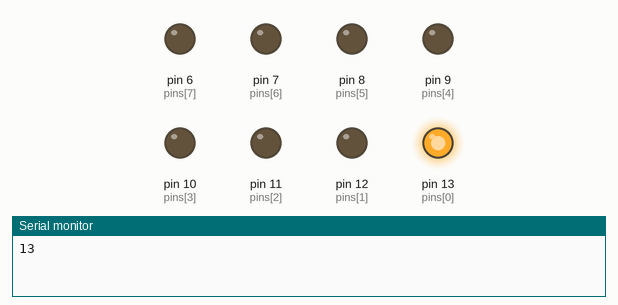
This sketch was run on a simulated Arduino Uno, built with avr-gcc and run on an emulated ATmega328P. Shown: output pins drawn as LEDs (lit = HIGH), the last lines printed to the serial monitor.

Above: at 0.2 s.
At 0.7 s:
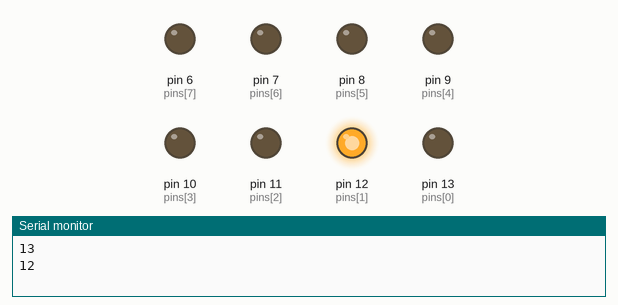
At 2.2 s:
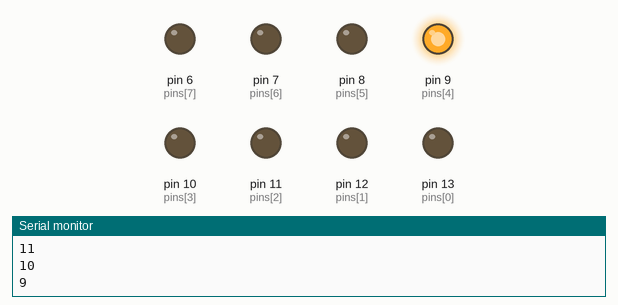
At 4.0 s:
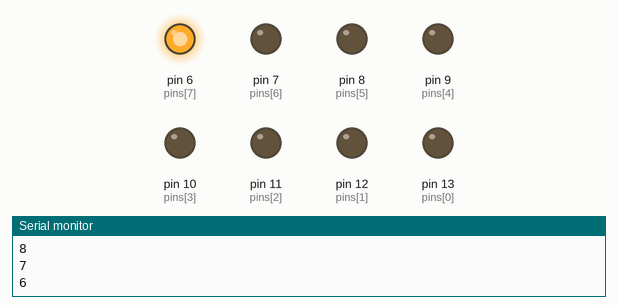
At 6.7 s:
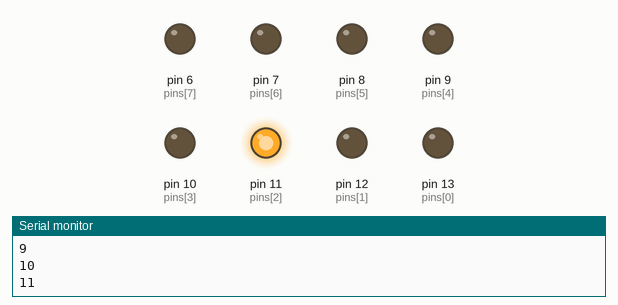
At 9.7 s:
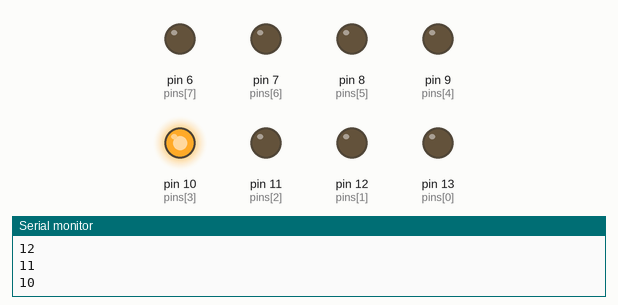
Timing chart, 0 to 10.4 s (numbered marks = the images above):
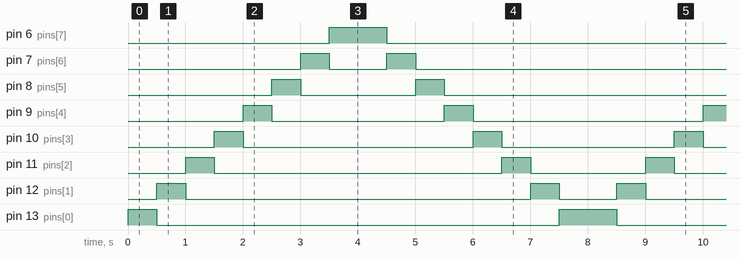

Measured:
- by itself, pin 6 (pins[7]): alternates HIGH for 1.0 s and LOW for 7.0 s
- by itself, pin 7 (pins[6]): repeats every 8.0 s: LOW 1.0 s, HIGH 0.50 s, LOW 6.0 s, HIGH 0.50 s
- by itself, pin 8 (pins[5]): repeats every 8.0 s: LOW 2.0 s, HIGH 0.50 s, LOW 5.0 s, HIGH 0.50 s
- by itself, pin 9 (pins[4]): repeats every 8.0 s: LOW 3.0 s, HIGH 0.50 s, LOW 4.0 s, HIGH 0.50 s
- by itself, pin 10 (pins[3]): repeats every 8.0 s: LOW 4.0 s, HIGH 0.50 s, LOW 3.0 s, HIGH 0.50 s
- by itself, pin 11 (pins[2]): repeats every 8.0 s: LOW 5.0 s, HIGH 0.50 s, LOW 2.0 s, HIGH 0.50 s
- by itself, pin 12 (pins[1]): repeats every 8.0 s: LOW 6.0 s, HIGH 0.50 s, LOW 1.0 s, HIGH 0.50 s
- by itself, pin 13 (pins[0]): repeats every 8.0 s: LOW 7.0 s, HIGH 1.0 s

The sketch:

LED_ChaseLights.ino
```cpp
//LED Chase Light
// by PiyerX
int counts=8;
int pins[]={13,12,11,10,9,8,7,6};

void setup() {
    Serial.begin(9600);
    for(int i=0;i<counts;i=i+1)
    {
        pinMode(pins[i],OUTPUT);
    }
}

void loop() {
for(int j=0;j<counts;j++)
    {
        Serial.println(pins[j]);
        digitalWrite(pins[j],HIGH);
        delay(500);
        digitalWrite(pins[j],LOW);
    }
    for(int j=counts-1;j>=0;j--)
    {
        Serial.println(pins[j]);
        digitalWrite(pins[j],HIGH);
        delay(500);
        digitalWrite(pins[j],LOW);
    }
}
```
